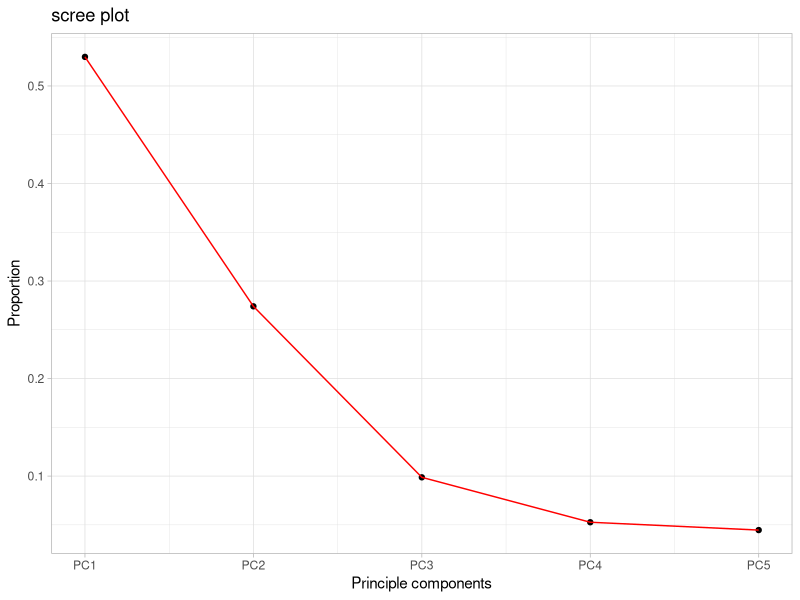
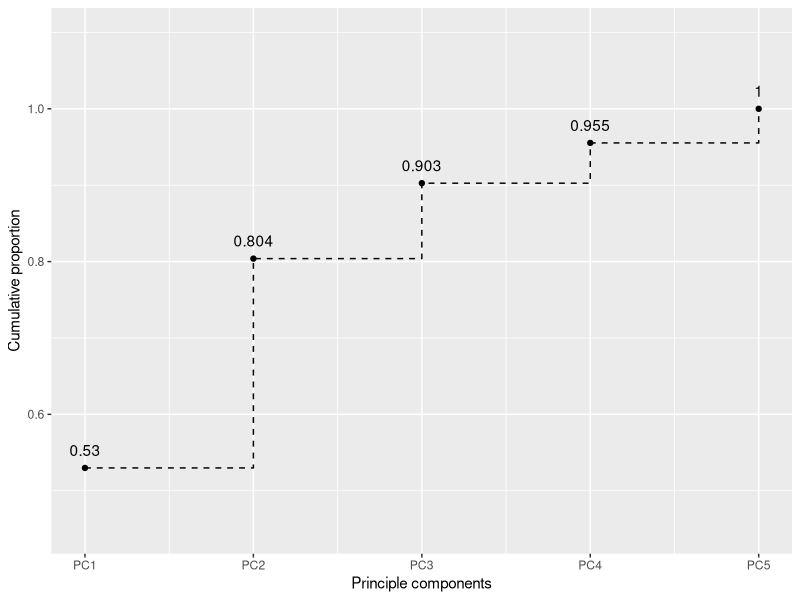

Generate these figures, in order, with R:
## ---- chunk 1
knitr::opts_chunk$set(echo = TRUE)
## ---- chunk 2
#read data
mydata.T0804 <- read.csv("T0804.csv",header=T)
mydata.T0804 <- data.frame(mydata.T0804)

#covariance matrix S
S<-round(cov(mydata.T0804),5)
S
## ---- chunk 3
#eigen value
lambda <- eigen(S)$values
lambda
#eigen vector
e <- eigen(S)$vector
e
## ---- chunk 4
#for each PC's explanation proportion
library(ggplot2)
pc.plot<-data.frame(lambda=lambda/sum(lambda))
ggplot(pc.plot,aes(x=1:5,y=lambda))+
  geom_point()+
  geom_line(aes(x=1:5,y=lambda),color='red')+
  scale_x_continuous(labels=paste0("PC",1:5))+
  labs(x="Principle components",
       y="Proportion",
       title = "scree plot")+
  theme_light()
## ---- chunk 5
#Cumulative explanation proportion
cumLambda.plot<-data.frame(cumLambda=cumsum(lambda/sum(lambda)))
ggplot(data=cumLambda.plot,aes(x=1:5,y=cumLambda))+
  geom_point()+
  geom_step(lty=2)+
  geom_text(vjust=-1,
            aes(label=round(cumLambda,3)))+
  scale_y_continuous(limits=c(0.45,1.1)) +
  scale_x_continuous(labels=paste0("PC",1:5))+
  labs(x="Principle components",
       y="Cumulative proportion")
